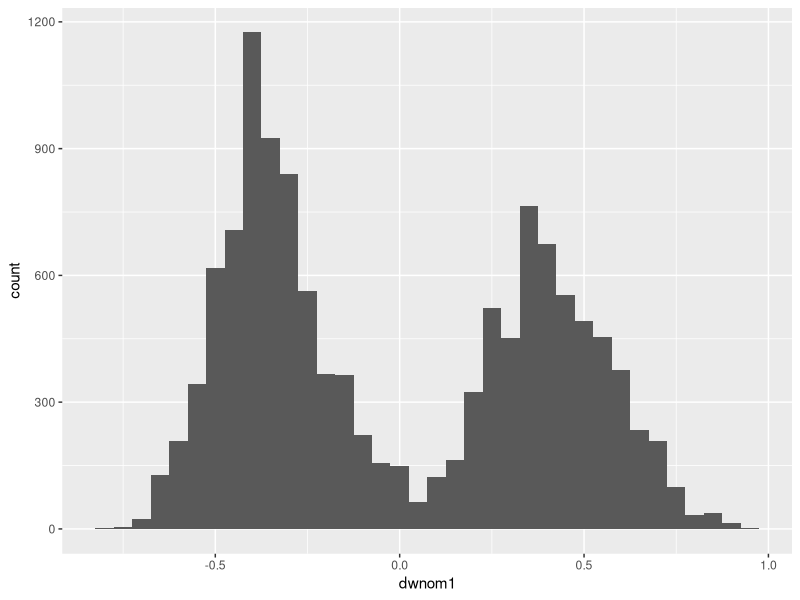
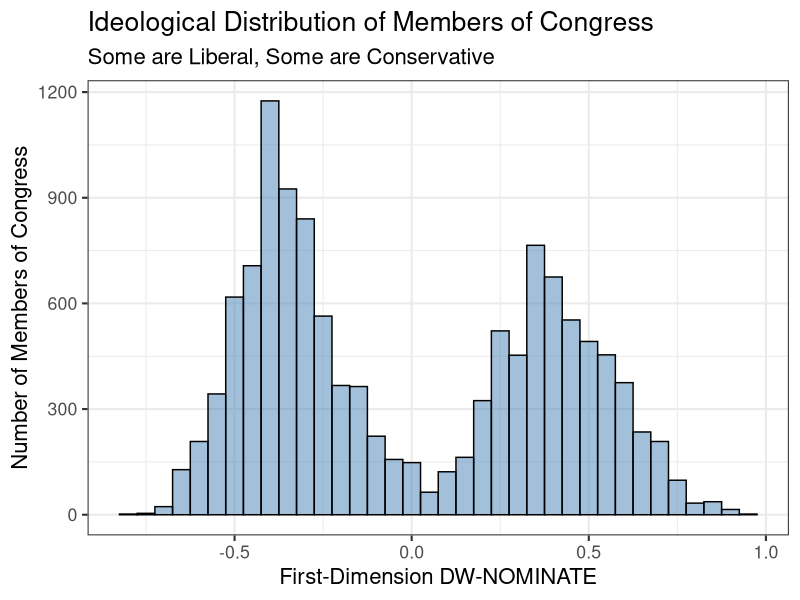
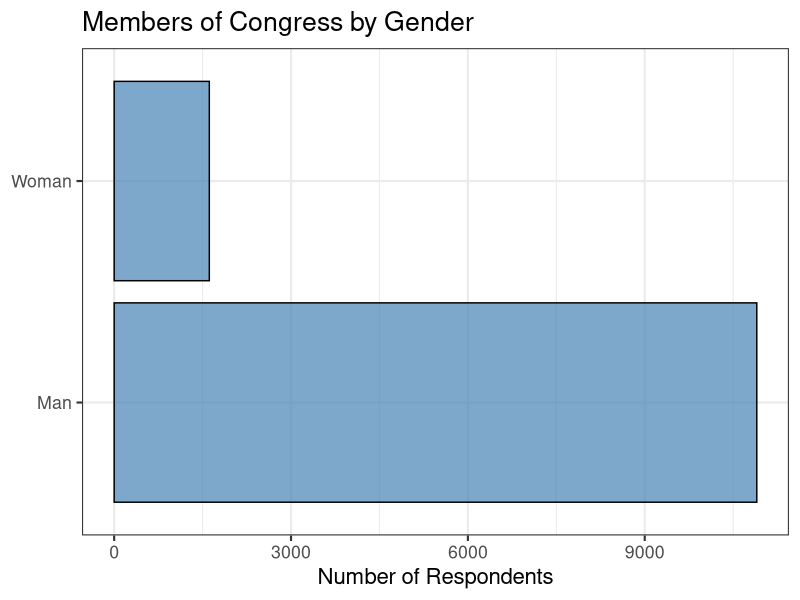
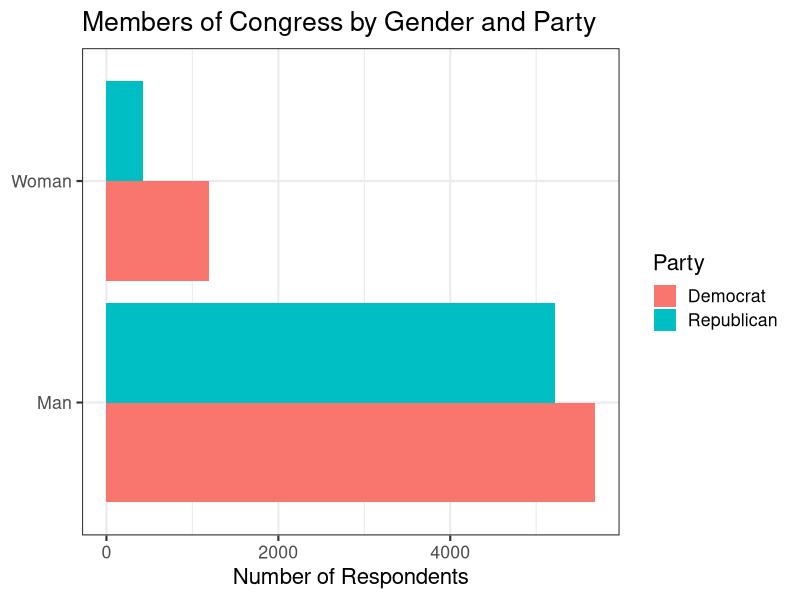
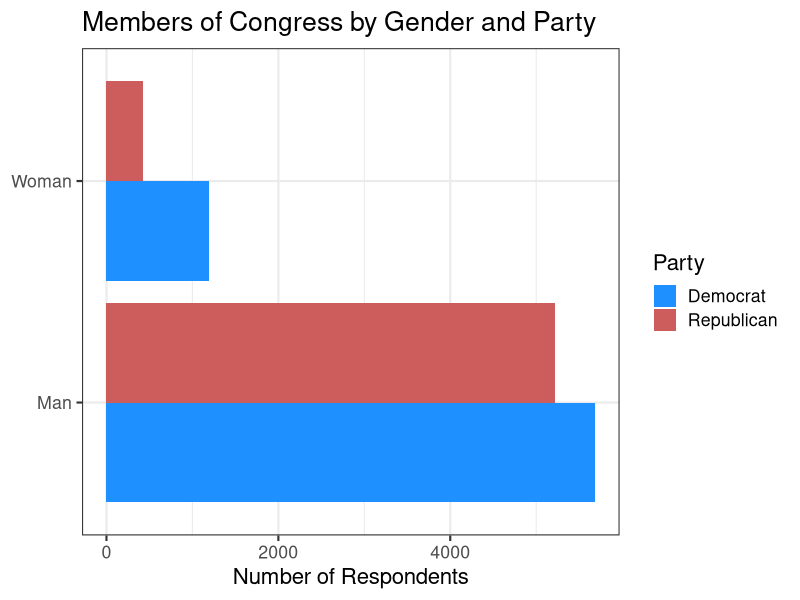
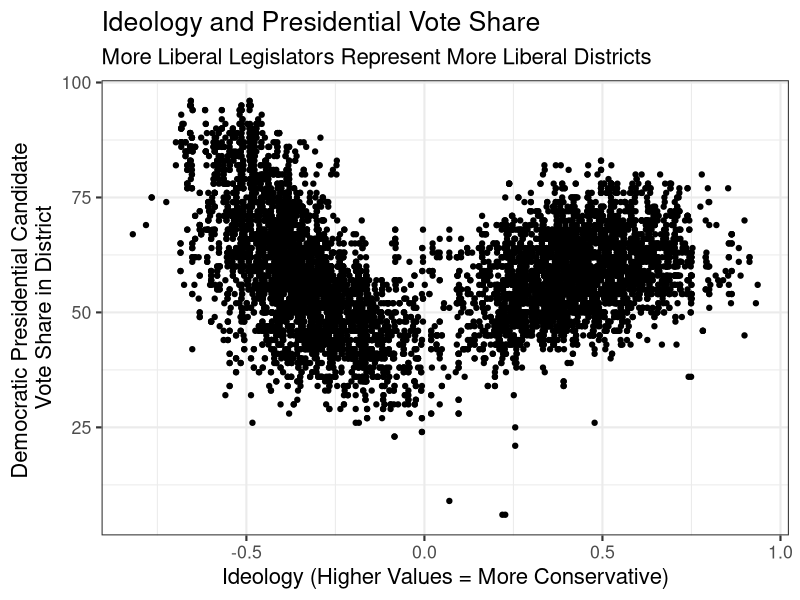
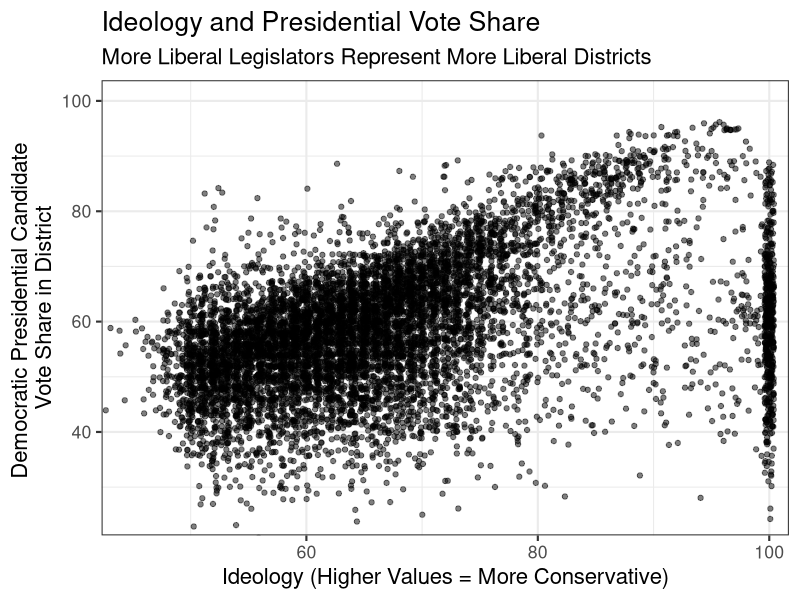
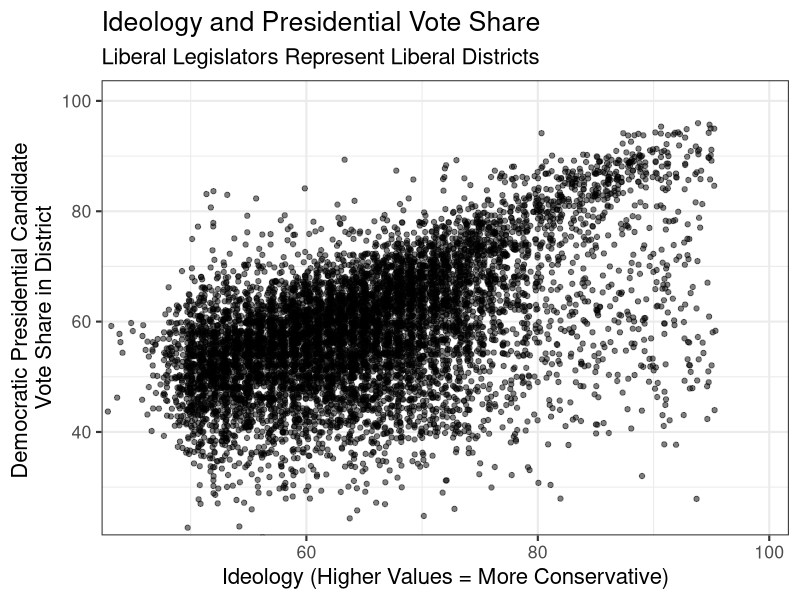

The R script that drew these images, in order:
## ---- chunk 1
#| echo: false
#| message: false
library("tidyverse")

## Only output five tibble rows by default
options(tibble.print_min = 5,
        tibble.max_extra_cols = 3)


#| echo: false
options(width = 42)
library(tidyverse)
## ---- chunk 2
#| echo: FALSE
congress_data <- read_csv("congress_data.csv")

congress_data <- congress_data %>%
mutate(age = year - born,
gender = ifelse(female == 1, "Woman", "Man"),
party = ifelse(democrat == 1, "Democrat", "Republican"),
race = case_when(
latino == 1 ~ "Latino",
black == 1 ~ "Black",
aapi == 1 ~ "Asian",
TRUE ~ "White"
)) # fix this to include asian

untidy_election_data <- read_csv("untidy_election_data.csv")

long_data <- untidy_election_data %>%
select(!name) %>%
pivot_longer(cols = starts_with(c("presidentialvoteshare", "contributions")))

long_data <- separate(long_data,
col = "name",
into = c("var", "year"))

clean_election_data <- pivot_wider(long_data,
names_from = "var",
values_from = "value")
clean_election_data$year <- as.numeric(clean_election_data$year)
clean_election_data <- clean_election_data %>%
mutate(year = year + 1) %>%
rename(icpsr = ICPSR2)

congress_data <- left_join(congress_data, clean_election_data, by = c("icpsr", "year"))
congress_data <- congress_data %>%
mutate(presidentialvoteshare = ifelse(democrat==1, presidentialvoteshare, 100-presidentialvoteshare))
## ---- chunk 3
mean(congress_data$dwnom1, na.rm=TRUE)

sd(congress_data$dwnom1, na.rm=TRUE)

## ---- chunk 4
ggplot(congress_data, aes (x = dwnom1)) +
  geom_histogram(binwidth = 0.05)
## ---- chunk 5
#| echo: false

# Set default theme for plots
theme_set(theme_bw(base_size = 16))
## ---- chunk 6
#| output-location: column
#| fig-width: 6.5
#| fig-height: 4.5
ggplot(congress_data, aes (x = dwnom1)) +
  geom_histogram(color = "black",
                 fill = "steelblue",
                 alpha = 0.5, # increases transparency
                 binwidth = 0.05) + # changes the number of bins
  labs(x = "First-Dimension DW-NOMINATE",
       y = "Number of Members of Congress",
       title = "Ideological Distribution of Members of Congress",
       subtitle = "Some are Liberal, Some are Conservative")
## ---- chunk 7
#| output-location: column
#| fig-width: 6.5
#| fig-height: 4.5
ggplot(congress_data, aes (y = gender)) +
  geom_bar(color = "black",
           fill = "steelblue",
           alpha = 0.7)+
  labs(x = "Number of Respondents",
       y = NULL,
       title = "Members of Congress by Gender")
## ---- chunk 8
#| output-location: column
#| fig-width: 6.5
#| fig-height: 4.5
ggplot(congress_data, aes(y = gender)) +
  geom_bar(aes(fill = party), position = "dodge") +
  labs(x = "Number of Respondents",
       y = NULL,
       fill = "Party",
       title = "Members of Congress by Gender and Party")
## ---- chunk 9
#| output-location: column
#| fig-width: 6.5
#| fig-height: 4.5
ggplot(congress_data, aes(y = gender)) +
  geom_bar(aes(fill = party), position = "dodge") +
  scale_fill_manual(values = c("Democrat" = "dodgerblue", "Republican" = "indianred")) +
  labs(x = "Number of Respondents",
       y = NULL,
       fill = "Party",
       title = "Members of Congress by Gender and Party")
## ---- chunk 10
#| output-location: column
#| fig-width: 6.5
#| fig-height: 4.5
ggplot(congress_data,
       aes(x = dwnom1, y = presidentialvoteshare)) +
  geom_point() + # increases transparency
  labs( title = "Ideology and Presidential Vote Share",
        subtitle = "More Liberal Legislators Represent More Liberal Districts",
        x = "Ideology (Higher Values = More Conservative)",
        y = "Democratic Presidential Candidate \nVote Share in District"
# the \n tells ggplot to include a linebreak
)
## ---- chunk 11
#| output-location: column
#| fig-width: 6.5
#| fig-height: 4.5
ggplot(congress_data,
       aes(x = vote_share, y = presidentialvoteshare)) +
  geom_point(position = "jitter",
alpha = 0.5) + # increases transparency
  labs( title = "Ideology and Presidential Vote Share",
        subtitle = "More Liberal Legislators Represent More Liberal Districts",
        x = "Ideology (Higher Values = More Conservative)",
        y = "Democratic Presidential Candidate \nVote Share in District"
# the \n tells ggplot to include a linebreak
)+
  coord_cartesian(ylim = c(25, 100), xlim = c(45, 99))
## ---- chunk 12
#| output-location: column
#| fig-width: 6.5
#| fig-height: 4.5

congress_data %>%
  filter(vote_share<=95) %>%
ggplot(aes(x = vote_share, y = presidentialvoteshare)) +
  geom_point(position = "jitter",
alpha = 0.5) + # increases transparency
  labs( title = "Ideology and Presidential Vote Share",
        subtitle = "Liberal Legislators Represent Liberal Districts",
        x = "Ideology (Higher Values = More Conservative)",
        y = "Democratic Presidential Candidate \nVote Share in District"
# the \n tells ggplot to include a linebreak
)+
  coord_cartesian(ylim = c(25, 100), xlim = c(45, 99))
## ---- chunk 13
#| output-location: column
#| fig-width: 6.5
#| fig-height: 4.5

congress_data %>%
  filter(vote_share<=95 & year %in% c(1981, 1985, 1989, 1993, 
                                      1996, 2001, 2005, 2009, 
                                      2013, 2017, 2021)) %>%
  mutate(election_year = year-1) %>%
ggplot(aes(x = vote_share, y = presidentialvoteshare)) +
  geom_point(position = "jitter",
alpha = 0.5) + # increases transparency
  labs( title = "Ideology and Presidential Vote Share",
        subtitle = "Elections Have Become More Correlated",
        x = "Ideology (Higher Values = More Conservative)",
        y = "Democratic Presidential Candidate \nVote Share in District"
# the \n tells ggplot to include a linebreak
)+
  facet_wrap(~ election_year,
ncol = 5)+
  coord_cartesian(ylim = c(25, 100), xlim = c(45, 99))
## ---- chunk 14
nationalization_plot <- congress_data %>%
  filter(vote_share<=95 & year %in% c(1981, 1985, 1989, 1993, 
                                      1996, 2001, 2005, 2009, 
                                      2013, 2017, 2021)) %>%
  mutate(election_year = year-1) %>%
ggplot(aes(x = vote_share, y = presidentialvoteshare)) +
  geom_point(alpha = 0.5) + # increases transparency
  labs( title = "Ideology and Presidential Vote Share",
        subtitle = "Elections Have Become More Correlated",
        x = "Ideology (Higher Values = More Conservative)",
        y = "Democratic Presidential Candidate \nVote Share in District"
# the \n tells ggplot to include a linebreak
)+
  facet_wrap(~ election_year,
ncol = 3)+
  coord_cartesian(ylim = c(25, 100), xlim = c(45, 99))
## ---- chunk 15
#| echo: FALSE
nationalization_plot
